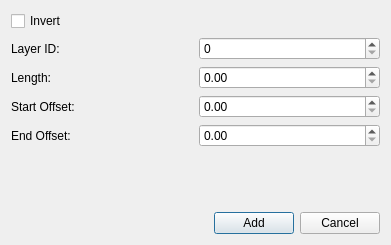
<?xml version="1.0" encoding="UTF-8"?>
<ui version="4.0">
 <class>Dimensioning</class>
 <widget class="QDialog" name="Dimensioning">
  <property name="geometry">
   <rect>
    <x>0</x>
    <y>0</y>
    <width>391</width>
    <height>245</height>
   </rect>
  </property>
  <property name="windowTitle">
   <string>Dimensioning</string>
  </property>
  <layout class="QGridLayout" name="gridLayout_2">
   <item row="0" column="0">
    <layout class="QGridLayout" name="gridLayout">
     <item row="2" column="0">
      <layout class="QHBoxLayout" name="horizontalLayout_3">
       <item>
        <spacer name="horizontalSpacer_3">
         <property name="orientation">
          <enum>Qt::Horizontal</enum>
         </property>
         <property name="sizeHint" stdset="0">
          <size>
           <width>40</width>
           <height>20</height>
          </size>
         </property>
        </spacer>
       </item>
       <item>
        <widget class="QPushButton" name="btnAdd">
         <property name="text">
          <string>Add</string>
         </property>
        </widget>
       </item>
       <item>
        <widget class="QPushButton" name="btnCancel">
         <property name="text">
          <string>Cancel</string>
         </property>
        </widget>
       </item>
      </layout>
     </item>
     <item row="0" column="0">
      <layout class="QGridLayout" name="gridLayout_3">
       <item row="1" column="0">
        <layout class="QHBoxLayout" name="horizontalLayout">
         <item>
          <widget class="QLabel" name="label_2">
           <property name="text">
            <string>Layer ID: </string>
           </property>
          </widget>
         </item>
        </layout>
       </item>
       <item row="1" column="1">
        <layout class="QHBoxLayout" name="horizontalLayout_4">
         <item>
          <widget class="QSpinBox" name="sboxLayerId"/>
         </item>
        </layout>
       </item>
       <item row="2" column="0">
        <layout class="QHBoxLayout" name="horizontalLayout_5">
         <item>
          <widget class="QLabel" name="label">
           <property name="text">
            <string>Length: </string>
           </property>
          </widget>
         </item>
        </layout>
       </item>
       <item row="2" column="1">
        <layout class="QHBoxLayout" name="horizontalLayout_6">
         <item>
          <widget class="QDoubleSpinBox" name="sboxLength">
           <property name="value">
            <double>0.000000000000000</double>
           </property>
          </widget>
         </item>
        </layout>
       </item>
       <item row="3" column="0">
        <layout class="QHBoxLayout" name="horizontalLayout_7">
         <item>
          <widget class="QLabel" name="lblA">
           <property name="text">
            <string>Start Offset:</string>
           </property>
          </widget>
         </item>
        </layout>
       </item>
       <item row="4" column="0">
        <layout class="QHBoxLayout" name="horizontalLayout_8">
         <item>
          <widget class="QLabel" name="lblO">
           <property name="text">
            <string>End Offset: </string>
           </property>
          </widget>
         </item>
        </layout>
       </item>
       <item row="3" column="1">
        <layout class="QHBoxLayout" name="horizontalLayout_9">
         <item>
          <widget class="QDoubleSpinBox" name="sboxStartOffset">
           <property name="value">
            <double>0.000000000000000</double>
           </property>
          </widget>
         </item>
        </layout>
       </item>
       <item row="4" column="1">
        <layout class="QHBoxLayout" name="horizontalLayout_10">
         <item>
          <widget class="QDoubleSpinBox" name="sboxEndOffset">
           <property name="value">
            <double>0.000000000000000</double>
           </property>
          </widget>
         </item>
        </layout>
       </item>
       <item row="0" column="0">
        <layout class="QHBoxLayout" name="horizontalLayout_11">
         <item>
          <widget class="QCheckBox" name="chckBoxInvert">
           <property name="text">
            <string>Invert</string>
           </property>
          </widget>
         </item>
        </layout>
       </item>
      </layout>
     </item>
     <item row="1" column="0">
      <spacer name="verticalSpacer">
       <property name="orientation">
        <enum>Qt::Vertical</enum>
       </property>
       <property name="sizeHint" stdset="0">
        <size>
         <width>20</width>
         <height>40</height>
        </size>
       </property>
      </spacer>
     </item>
    </layout>
   </item>
  </layout>
 </widget>
 <resources/>
 <connections/>
</ui>
